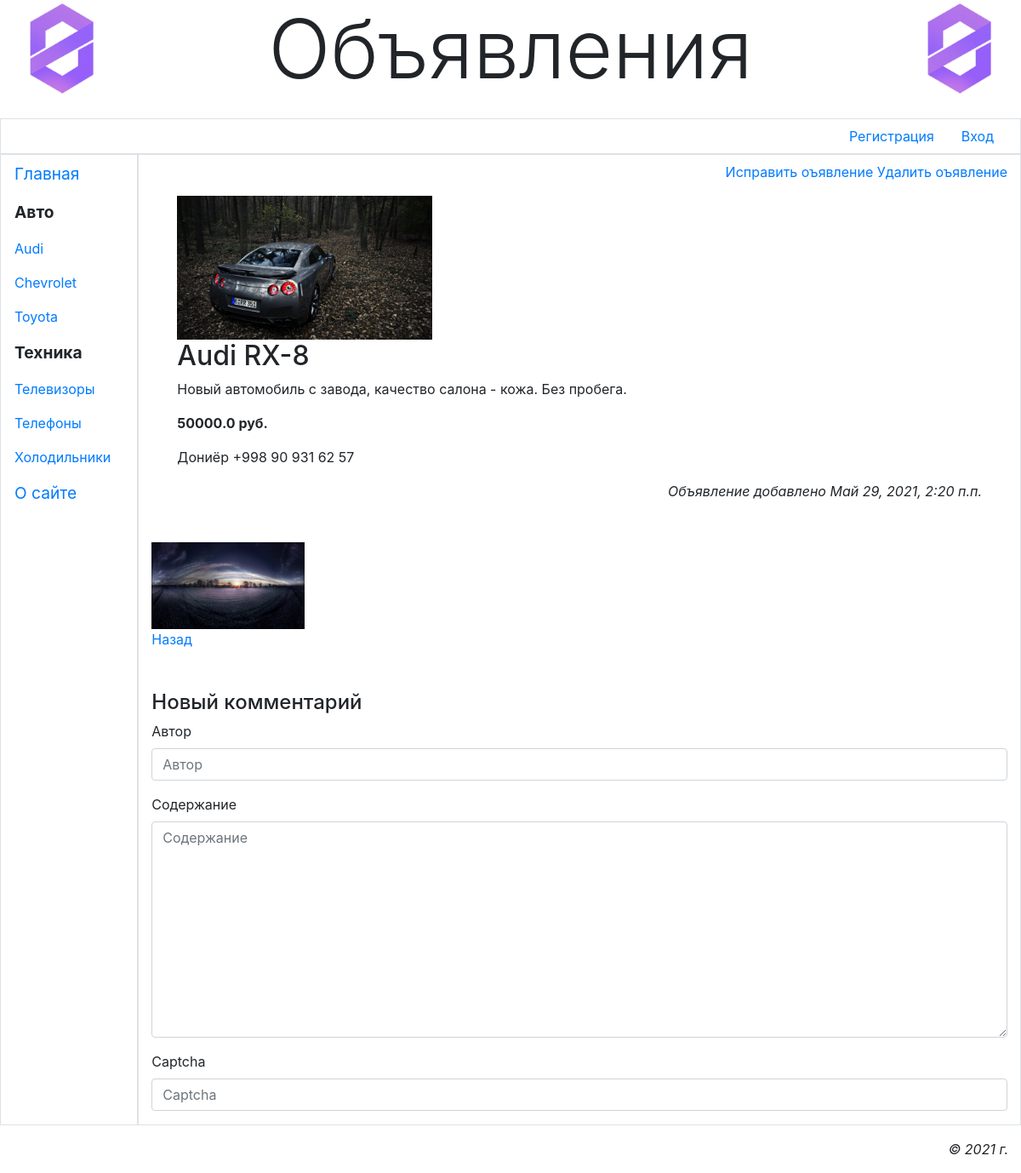
The app's page /main/obj/8/ with its own data.
### main/models.py (models this page shows, shortened)
class Rubric(models.Model):
    name = models.CharField(max_length=20, db_index=True, unique=True, verbose_name='Наименование')
    order = models.SmallIntegerField(default=0, db_index=True, verbose_name='Порядок')
    super_rubric = models.ForeignKey('SuperRubric', on_delete=models.PROTECT, null=True, blank=True,
                                     verbose_name='Надрубрика')

class Bb(models.Model):
    rubric = models.ForeignKey(SubRubric, on_delete=models.PROTECT, verbose_name='Рубрика')
    title = models.CharField(max_length=40, verbose_name='Товар')
    content = models.TextField(verbose_name='Описание')
    price = models.FloatField(default=0, verbose_name='Цена')
    contacts = models.TextField(verbose_name='Контакты')
    image = models.ImageField(blank=True, upload_to=get_timestamp_path, verbose_name='Изображение')
    author = models.ForeignKey(AdvUser, on_delete=models.CASCADE, verbose_name='Автор объявления')
    is_active = models.BooleanField(default=True, db_index=True, verbose_name='Выводить в списке?')
    created_at = models.DateTimeField(auto_now_add=True, db_index=True, verbose_name='Опубликовано')
    class Meta:
        verbose_name = 'Объявление'
        verbose_name_plural = 'Объявления'
        ordering = ['-created_at']

class AdditionalImage(models.Model):
    bb = models.ForeignKey(Bb, on_delete=models.CASCADE, verbose_name='Объявление')
    image = models.ImageField(upload_to=get_timestamp_path, verbose_name='Изображение')
    class Meta:
        verbose_name = 'Дополнительная иллюстрация'
        verbose_name_plural = 'Дополнительные иллюстрации'

### main/views.py (the view, shortened to what this page needs)
# urls.py: path('obj/<int:pk>/', index_detail, name='index_detail'),
def index_detail(request, pk):
    bb = Bb.objects.get(pk=pk)
    ais = bb.additionalimage_set.all()
    comments = Comment.objects.filter(bb=pk, is_active=True)
    initial = {'bb': bb.pk}
    if request.user.is_authenticated:
        initial['author'] = request.user.username
        form_class = UserCommentsForm
    else:
        form_class = GuestCommentsForm
    form = form_class(initial=initial)
    context = {'bb': bb, 'ais': ais, 'comments': comments, 'form': form}
    return render(request, 'main/detail.html', context)

### main/forms.py
class GuestCommentsForm(forms.ModelForm):
    captcha = CaptchaField(label='Введите текст с картинки', error_messages={'invalid': 'Неправильный текст'})
    class Meta:
        model = Comment
        exclude = ('is_active',)
        widgets = {'bb': forms.HiddenInput}

### main/models.py (called while the page is built)
    def get_queryset(self):
        return super().get_queryset().filter(super_rubric__isnull=False)

### main/templates/main/detail.html (shortened to what this page needs)
{% extends 'layout/basic.html' %}
{% load bootstrap4 %}
{% block content %}
    <p class="text-right mt-2">
        <a href="{% url 'profile_bb_change' pk=bb.pk%}">Исправить оъявление</a>
        <a href="{% url 'profile_bb_delete' pk=bb.pk%}">Удалить оъявление</a>
    </p>
    <div class="container-fluid mt-3">
        {% if bb.image %}
        <div class="col-md-auto"><img alt="" src="{{ bb.image.url }}" class="main-image"></div>
        {% endif %}
        <div class="col">
            <h2>{{ bb.title }}</h2>
            <p>{{ bb.content }}</p>
            <p class="font-weight-bold">{{ bb.price }} руб.</p>
            <p>{{ bb.contacts }}</p>
            <p class="text-right font-italic">Объявление добавлено {{ bb.created_at }}</p>
        </div>
    </div>
    {% if ais %}
    <div class="d-flex justify-content-between flex-wrap mt-5">
        {% for ai in ais %}
        <div>
            <img alt="" src="{{ ai.image.url }}" class="additional-image">
        </div>
        {% endfor %}
    </div>
    {% endif %}
    <p><a href="{% url 'by_rubric' pk=bb.rubric.pk %}{{ all }}">Назад</a></p>
    <h4 class="mt-5">Новый комментарий</h4>
    <form method="post">
        {% for field in form %}
            {% bootstrap_field field %}
        {% endfor %}
    </form>
{% endblock %}

### main/templates/layout/basic.html (shortened to what this page needs)
{% load bootstrap4 %}
{% load static %}
<!DOCTYPE html>
<html lang="ru">
	<head>
		{% bootstrap_css %}
		<link rel="stylesheet" type="text/css" href="{% static 'main/style.css' %}">
        <link rel="stylesheet" href="https://cdn.jsdelivr.net/npm/bootstrap@4.6.0/dist/css/bootstrap.min.css">
	</head>
	<body class="container-fluid">
		<header class="mb-4">
			<h1 class="display-1 text-center">Объявления</h1>
		</header>
		<div class="row">
			<ul class="col nav justify-content-end border">
				<li class="nav-item">
					<a class="nav-link" href="{% url 'register' %}">Регистрация</a>
				</li>
                {% if user.is_authenticated %}
				<li class="nav-item dropdown">
					<a class="nav-link dropdown-toggle" data-toggle="dropdown" href="#" role="button">Профиль</a>
					<div class="dropdown-menu">
						<a class="dropdown-item" href="{% url 'profile' %}">Moи объявления</a>
						<a class="dropdown-item" href="{% url 'profile_bb_add' %}">Добаить объявление</a>
						<a class="dropdown-item" href="{% url 'info_change' %}">Изменить личные данные</a>
						<a class="dropdown-item" href="{% url 'password_change' %}">Изменить пароль</a>
						<div class="dropdown-divider"></div>
						<a class="dropdown-item" href="{% url 'logout' %}">Выйти</a>
						<div class="dropdown-divider"></div>
						<a class="dropdown-item" href="{% url 'delete_user' %}">Удалить</a>
					</div>
				</li>
                {% else %}
				<li class="nav-item"><a class="nav-link" href="{% url 'login' %}">Bxoд</a></li>
                {% endif %}
			</ul>
		</div>
		<div class="row">
			<nav class="col-md-auto nav flex-column border">
				<a class="nav-link root" href="{% url 'index' %}">Главная</a>
                {% for rubric in rubrics %}
                {% ifchanged rubric.super_rubric.pk %}
                <span class="nav-link root font-weight-bold">
                {{ rubric.super_rubric.name }}
                </span>
                {% endifchanged %}
                <a class="nav-link" href="{% url 'by_rubric' pk=rubric.pk %}">{{ rubric.name }}</a>
                {% endfor %}
				<a class="nav-link root" href="{% url 'other' page='about' %}">О сайте</a>
			</nav>
			<section class="col border ру-2">
				{% block content %}{% endblock %}
			</section>
		</div>
		<footer class="mt-3">
			<p class="text-right font-italic">&copy; 2021 г.</p>
		</footer>
	</body>
</html>

### main/static/main/style.css (style rules this page uses)
header h1 { background: url("bg.jpg") left / auto 100% no-repeat, url("bg.jpg") right / auto 100% no-repeat; }
.root { font-size: larger; }
img.main-image { width: 300px; }
img.additional-image { width: 180px; }

### records on screen
Rubric: super_rubric.name "Авто", name "Audi"
Rubric: name "Chevrolet"
Rubric: name "Toyota"
Rubric: super_rubric.name "Техника", name "Телевизоры"
Rubric: name "Телефоны"
Rubric: name "Холодильники"
Bb: image (picture), title "Audi RX-8", content "Новый автомобиль с завода, качество салона - кожа. Без пробега.", price "50000.0", contacts "Дониёр +998 90 931 62 57", created_at "Май 29, 2021, 2:20 п.п."
AdditionalImage: image (picture)
